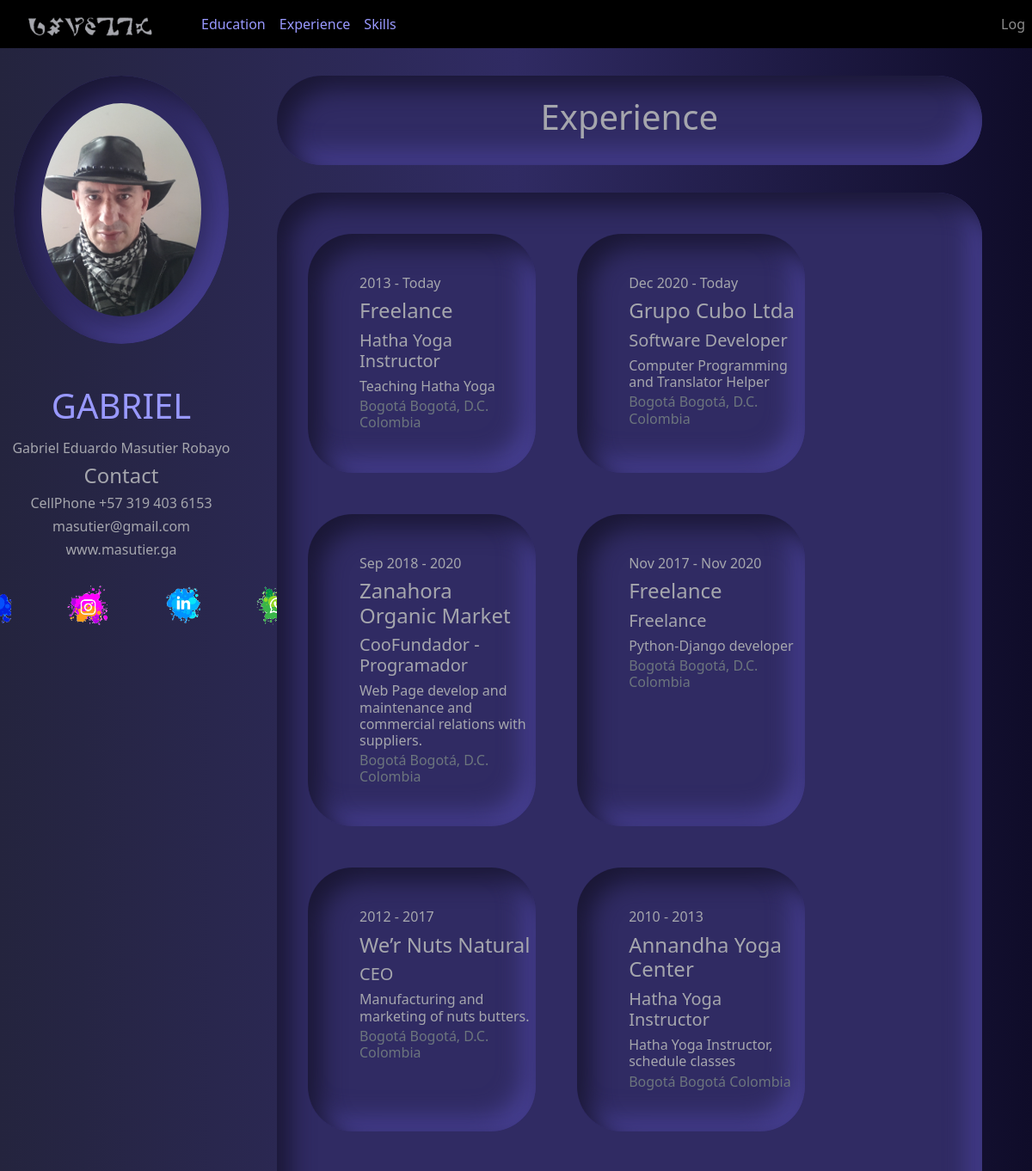
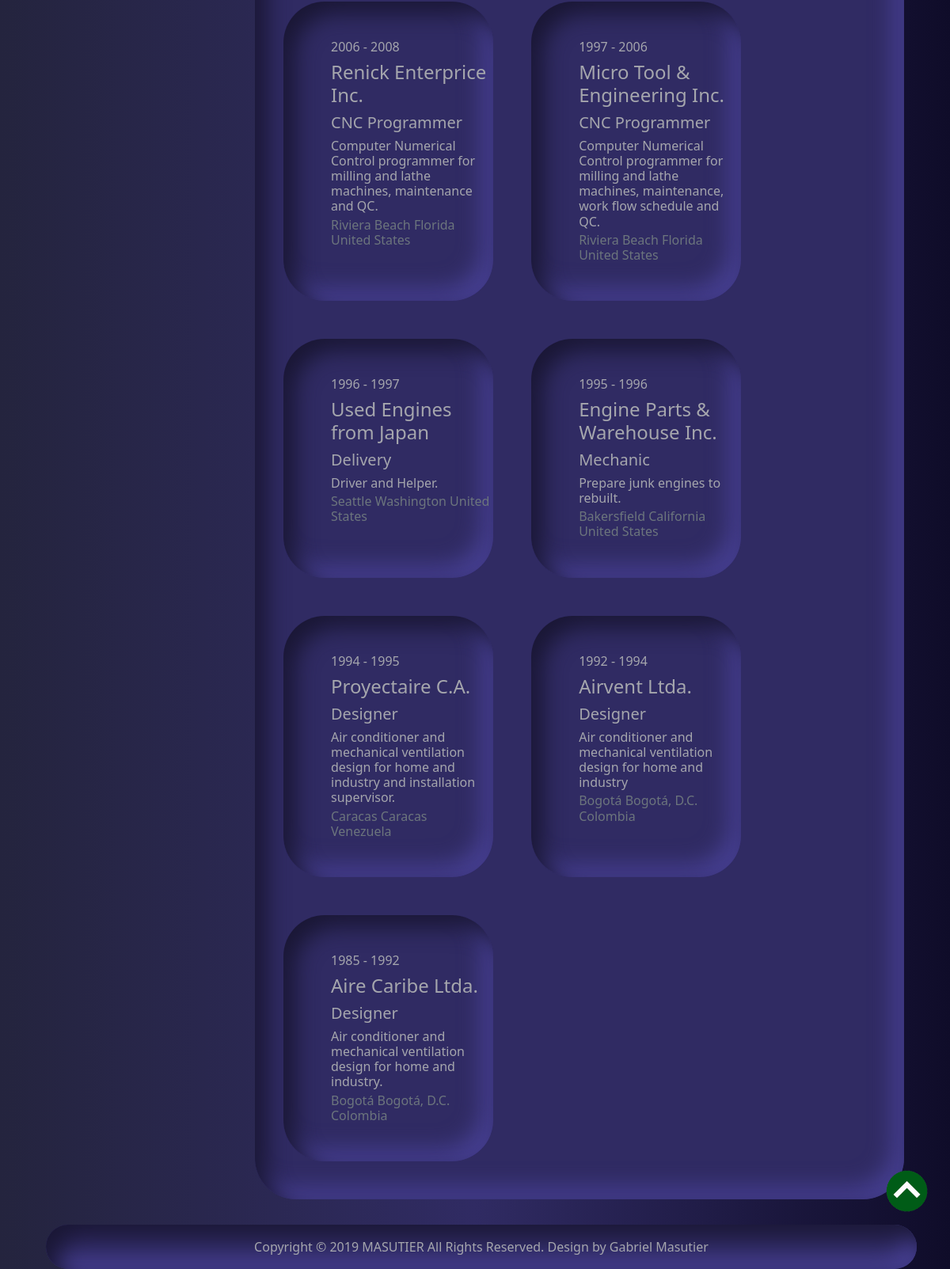
Page /experiences on the committed database (2 pictures, top to bottom).
### experiences/models.py (models this page shows, shortened)
class Experience(models.Model):
    name = models.CharField(max_length=30, blank=False, null=False)
    institution = models.CharField(max_length=50, blank=False, null=False)
    description = models.TextField(max_length=1000, blank=False, null=False)
    city = models.CharField(max_length=50, blank=False, null=False)
    state = models.CharField(max_length=50, blank=False, null=False)
    country = models.CharField(max_length=50, blank=False, null=False)
    monthStart = models.CharField(max_length=3, blank=True)
    yearStart = models.CharField(max_length=4, blank=True)
    monthEnd = models.CharField(max_length=3, blank=True)
    yearEnd = models.CharField(max_length=5, blank=False, null=False)

### experiences/views.py (the view)
# urls.py: path('experiences', experiences, name="experiences"),
def experiences(request):
    experiences = Experience.objects.all().order_by('-yearEnd')
    context = {"title": "Work Experience", "experiences": experiences}
    return render(request, 'experiences/experience.html', context)

### experiences/templates/experiences/experience.html (shortened to what this page needs)
{% extends 'home/home.html' %}
{% load static %}
{% block content %}
    <div class="col-md-11 p-4 boxtext1 c">
        <h1 class="c">Experience</h1>
    </div>
    <div class="col-md-11 p-4 boxtext1">
        <div class="row">
            {% for exp in experiences %}
            <div class="col-md-4 m-4 boxtext1">
                <div class="col-md-10 m-5">
                    {% if exp.yearStart %}
                        <h6>{{ exp.monthStart }} {{ exp.yearStart }} -
                    {% endif %}
                    {{ exp.monthEnd }} {{ exp.yearEnd }} </h6>
                    <h4 class="card-title mt-1">{{exp.institution}}</h4>
                    <h5 class="card-text">{{exp.name}}</h5>
                    <h6 class="card-text">{{exp.description}}</h6>
                    <h6 class="card-subtitle mb-2 text-muted">{{exp.city}} {{exp.state}} {{exp.country}}</h6>
                </div>
            </div>
            {% endfor %}
        </div>
    </div>
{% endblock content %}

### static/css/all.css (style rules this page uses)
body { background: #0f0c29; background: -webkit-linear-gradient(to right, #24243e, #302b63, #0f0c29); background: linear-gradient(to right, #24243e, #302b63, #0f0c29); }
.c { text-align: center !important; }

### static/css/test.css (style rules this page uses)
.boxtext1 { color: #a5a6ad !important; border-radius: 52px; background: #302b63; box-shadow: inset 15px 15px 28px #1a1735, inset -15px -15px 28px #463f91; margin-top: 2rem; margin-left: 1rem; }

### rows in the picture
Experience: yearStart "2013", yearEnd "Today", institution "Freelance", name "Hatha Yoga Instructor", description "Teaching Hatha Yoga", city "Bogotá", state "Bogotá, D.C.", country "Colombia"
Experience: monthStart "Dec", yearStart "2020", yearEnd "Today", institution "Grupo Cubo Ltda", name "Software Developer", description "Computer Programming and Translator Helper", city "Bogotá", state "Bogotá, D.C.", country "Colombia"
Experience: monthStart "Sep", yearStart "2018", yearEnd "2020", institution "Zanahora Organic Market", name "CooFundador - Programador", description "Web Page develop and maintenance and commercial relations with suppliers.", city "Bogotá", state "Bogotá, D.C.", country "Colombia"
Experience: monthStart "Nov", yearStart "2017", monthEnd "Nov", yearEnd "2020", institution "Freelance", name "Freelance", description "Python-Django developer", city "Bogotá", state "Bogotá, D.C.", country "Colombia"
Experience: yearStart "2012", yearEnd "2017", institution "We’r Nuts Natural", name "CEO", description "Manufacturing and marketing of nuts butters.", city "Bogotá", state "Bogotá, D.C.", country "Colombia"
Experience: yearStart "2010", yearEnd "2013", institution "Annandha Yoga Center", name "Hatha Yoga Instructor", description "Hatha Yoga Instructor, schedule classes", city "Bogotá", state "Bogotá", country "Colombia"
Experience: yearStart "2006", yearEnd "2008", institution "Renick Enterprice Inc.", name "CNC Programmer", description "Computer Numerical Control programmer for milling and lathe machines, maintenance and QC.", city "Riviera Beach", state "Florida", country "United States"
Experience: yearStart "1997", yearEnd "2006", institution "Micro Tool & Engineering Inc.", name "CNC Programmer", description "Computer Numerical Control programmer for milling and lathe machines, maintenance, work flow schedule and QC.", city "Riviera Beach", state "Florida", country "United States"
Experience: yearStart "1996", yearEnd "1997", institution "Used Engines from Japan", name "Delivery", description "Driver and Helper.", city "Seattle", state "Washington", country "United States"
Experience: yearStart "1995", yearEnd "1996", institution "Engine Parts & Warehouse Inc.", name "Mechanic", description "Prepare junk engines to rebuilt.", city "Bakersfield", state "California", country "United States"
Experience: yearStart "1994", yearEnd "1995", institution "Proyectaire C.A.", name "Designer", description "Air conditioner and mechanical ventilation design for home and industry and installation supervisor.", city "Caracas", state "Caracas", country "Venezuela"
Experience: yearStart "1992", yearEnd "1994", institution "Airvent Ltda.", name "Designer", description "Air conditioner and mechanical ventilation design for home and industry", city "Bogotá", state "Bogotá, D.C.", country "Colombia"
Experience: yearStart "1985", yearEnd "1992", institution "Aire Caribe Ltda.", name "Designer", description "Air conditioner and mechanical ventilation design for home and industry.", city "Bogotá", state "Bogotá, D.C.", country "Colombia"
